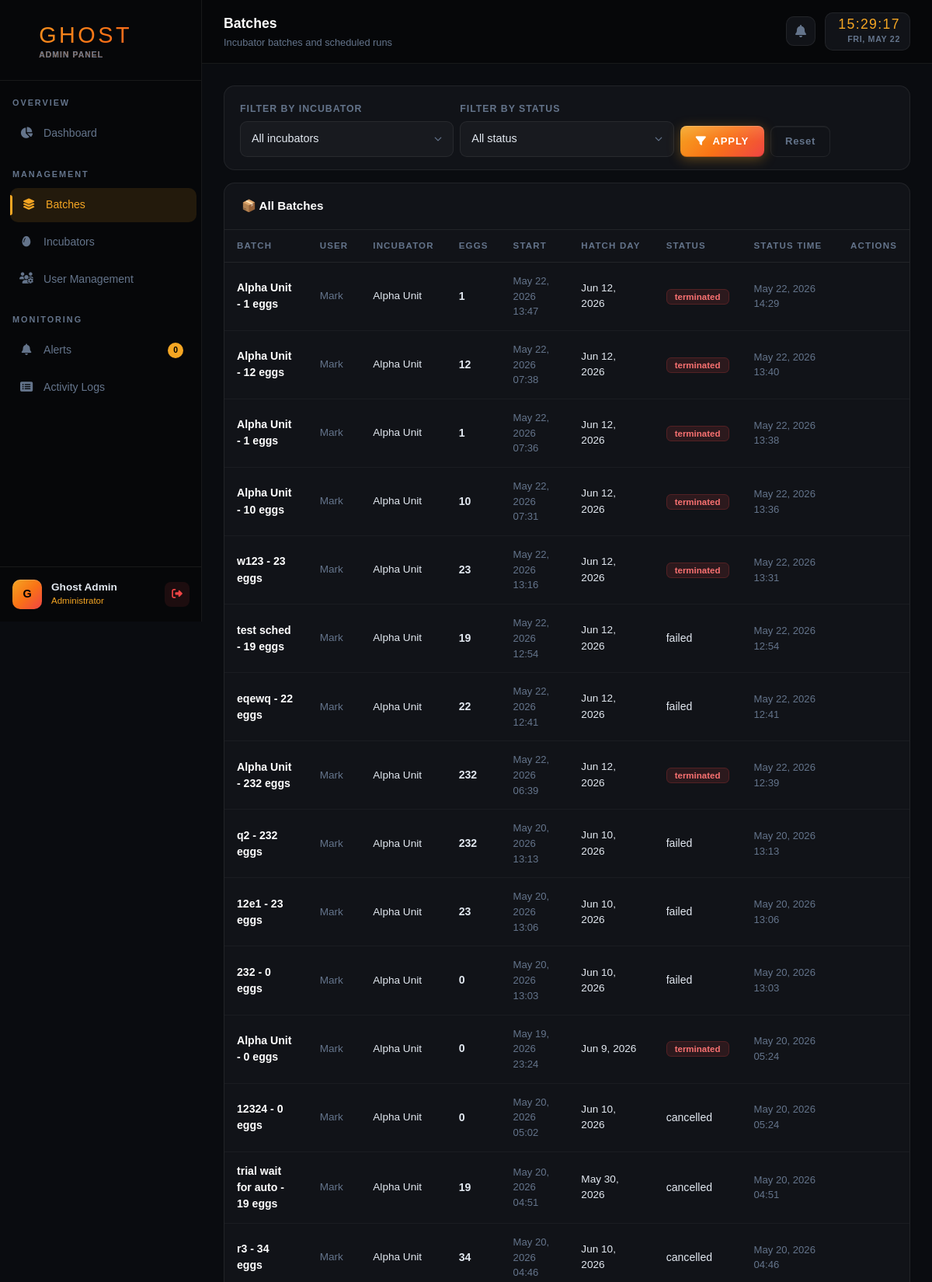
/admin/batches.php (signed in, upper part), run on the app's committed database.
### tables this page shows
CREATE TABLE `batches` (
  `id` int(11) NOT NULL,
  `incubator_id` int(11) NOT NULL,
  `user_id` int(11) NOT NULL,
  `batch_name` varchar(100) NOT NULL,
  `egg_type` varchar(100) DEFAULT 'Chicken',
  `egg_count` int(11) DEFAULT 0,
  `start_date` date NOT NULL,
  `expected_hatch_date` date NOT NULL,
  `status` enum('scheduled','incubating','completed','terminated','hatched','failed','cancelled') DEFAULT 'incubating',
  `notes` text DEFAULT NULL,
  `created_at` timestamp NOT NULL DEFAULT current_timestamp(),
  `completed_at` datetime DEFAULT NULL,
  `terminated_at` datetime DEFAULT NULL,
  `waiting_for_device_until` timestamp NULL DEFAULT NULL
);

### includes/config.php (called while the page is built, shortened)
<?php
function getDB() {
    static $pdo = null;
    if ($pdo === null) {
        try {
            $pdo = new PDO(
                "mysql:host=" . DB_HOST . ";dbname=" . DB_NAME . ";charset=utf8",
                DB_USER,
                DB_PASS,
                array(
                    PDO::ATTR_ERRMODE            => PDO::ERRMODE_EXCEPTION,
                    PDO::ATTR_DEFAULT_FETCH_MODE => PDO::FETCH_ASSOC,
                    PDO::ATTR_EMULATE_PREPARES   => false
                )
            );
            $pdo->exec("SET time_zone = '+08:00'");
        } catch (PDOException $e) {
            die(json_encode(array('success' => false, 'message' => 'Database connection failed: ' . $e->getMessage())));
        }
    }
    return $pdo;
}
function getCurrentAdmin() {
    $pdo  = getDB();
    $stmt = $pdo->prepare("SELECT * FROM admins WHERE id = ?");
    $stmt->execute(array($_SESSION['admin_id']));
    return $stmt->fetch();
}

### admin/batches.php (the view, shortened to what this page needs)
<?php
require_once '../includes/config.php';
$pageTitle = 'Batches';
$pageSubtitle = 'Incubator batches and scheduled runs';
$activePage = 'batches';
require_once 'header.php';
$batches = $pdo->query(
  "SELECT b.*, COALESCE(i.incubator_name, i.name, CONCAT('Incubator #', b.incubator_id)) as incubator_name,
          COALESCE(u.full_name, CONCAT('User #', b.user_id)) as user_name,
          hs.device_status,
          hs.last_seen
   FROM batches b
   LEFT JOIN incubators i ON b.incubator_id=i.id
   LEFT JOIN users u ON b.user_id=u.id
   LEFT JOIN hardware_state hs ON hs.incubator_id = b.incubator_id
   ORDER BY b.created_at DESC"
)->fetchAll();
function formatBatchDateTime(?string $date, ?string $time = null, ?string $notes = null): string {
  $scheduledStart = null;
  if (!empty($notes) && preg_match('/SCHEDULED_START:\s*(\d{4}-\d{2}-\d{2}\s+\d{2}:\d{2}:\d{2})/', $notes, $matches)) {
    $scheduledStart = $matches[1];
  }
  $value = $scheduledStart ?: trim((string)$date . ' ' . trim((string)($time ?? '00:00:00')));
  $timestamp = strtotime($value);
  return date('F j, Y H:i', $timestamp);
}
function displayBatchEggCount(array $batch): string {
  $eggCount = isset($batch['egg_count']) ? (int)$batch['egg_count'] : 0;
  if ($eggCount <= 0 && !empty($batch['batch_name']) && preg_match('/(\d+)\s*eggs/i', $batch['batch_name'], $matches)) {
    $eggCount = (int)$matches[1];
  }
  return (string)$eggCount;
}
function extractBatchStartTimestamp($b) {
  if (!empty($b['notes']) && preg_match('/SCHEDULED_START:\s*(\d{4}-\d{2}-\d{2}\s+\d{2}:\d{2}:\d{2})/', $b['notes'], $m)) {
    $ts = strtotime($m[1]);
    if ($ts !== false) return $ts;
  }
  return null;
}
function batchStatusTimeLabel(array $batch): string {
  $status = isset($batch['status']) ? strtolower(trim((string)$batch['status'])) : '';
  if (in_array($status, ['terminated', 'cancelled', 'failed'], true)) {
    if (!empty($batch['terminated_at'])) {
      return date('F j, Y H:i', strtotime($batch['terminated_at']));
    }
    if (!empty($batch['notes'])) {
      $scheduled = extractBatchStartTimestamp($batch);
      if ($scheduled) {
        return date('F j, Y H:i', $scheduled);
      }
    }
  }
  return '—';
}
?>
<div class="ghost-panel mb-3">
  <div class="ghost-panel-body" style="padding:16px 20px;">
    <div class="row g-2 align-items-end">
      <div class="col-md-4">
        <label class="form-label-ghost">Filter By Incubator</label>
        <select class="form-select-ghost" id="batchIncubatorFilter">
          <option value="">All incubators</option>
        </select>
      </div>
      <div class="col-md-4">
        <label class="form-label-ghost">Filter By Status</label>
        <select class="form-select-ghost" id="batchStatusFilter">
          <option value="">All status</option>
        </select>
      </div>
      <div class="col-md-4 d-flex gap-2">
        <button class="btn-ghost" type="button" onclick="applyBatchFilters()"><i class="fas fa-filter me-2"></i>Apply</button>
        <button class="btn-outline-ghost" type="button" onclick="clearBatchFilters()">Reset</button>
      </div>
    </div>
  </div>
</div>
<div class="ghost-panel">
  <div class="ghost-panel-header"><span class="ghost-panel-title">📦 All Batches</span></div>
  <div class="ghost-panel-body p-0">
    <table class="ghost-table">
      <thead><tr><th>Batch</th><th>User</th><th>Incubator</th><th>Eggs</th><th>Start</th><th>Hatch Day</th><th>Status</th><th>Status Time</th><th>Actions</th></tr></thead>
      <tbody>
      <?php foreach($batches as $b):
        $startTime = formatBatchDateTime($b['start_date'] ?? null, null, $b['notes'] ?? null);
        $statusTimeDisplay = batchStatusTimeLabel($b);
      ?>
        <tr data-incubator-id="<?= (int)$b['incubator_id'] ?>" data-status="<?= htmlspecialchars((string)$b['status']) ?>">
          <td><div style="font-weight:600;color:white;"><?= htmlspecialchars($b['batch_name']) ?></div></td>
          <td style="font-size:.85rem;color:var(--ghost-muted);"><?= htmlspecialchars($b['user_name']) ?></td>
          <td style="font-size:.85rem;"><?= htmlspecialchars($b['incubator_name']) ?></td>
          <td style="font-weight:600;"><?= htmlspecialchars(displayBatchEggCount($b)) ?></td>
          <td style="font-size:.82rem;color:var(--ghost-muted);"><?= htmlspecialchars($startTime) ?></td>
          <td><div style="font-size:.85rem;"><?= date('M j, Y',strtotime($b['expected_hatch_date'])) ?></div></td>
          <td>
            <?php
              $waitingForDevice = !empty($b['waiting_for_device_until']) && strtotime($b['waiting_for_device_until']) > time();
              if ($waitingForDevice):
            ?>
              <span class="badge-running">waiting_for_device</span>
            <?php else: ?>
              <span class="badge-<?= $b['status'] ?>"><?= $b['status'] ?></span>
            <?php endif; ?>
          </td>
          <td style="font-size:.82rem;color:var(--ghost-muted);">
            <?= htmlspecialchars($statusTimeDisplay) ?>
          </td>
          <td></td>
        </tr>
      <?php endforeach; ?>
      </tbody>
    </table>
  </div>
</div>
<?php require_once 'footer.php'; ?>

### admin/header.php (shortened to what this page needs)
<?php require_once '../includes/config.php'; requireAdmin(); $admin = getCurrentAdmin(); ?>
<!DOCTYPE html>
<html lang="en">
<head>
<link href="../assets/vendor/bootstrap/bootstrap.min.css" rel="stylesheet">
<link href="../assets/vendor/fontawesome/all.min.css" rel="stylesheet">
</head>
<body>
<nav id="sidebar">
  <div class="sidebar-inner">
  <div class="sidebar-brand">
    <i class="fas fa-egg" style="font-size:1.4rem;opacity:0.8;"></i>
    <div>
      GHOST
      <span class="sidebar-brand-sub">Admin Panel</span>
    </div>
  </div>
  <div class="sidebar-section">Overview</div>
  <div class="nav-item"><a href="dashboard.php" class="nav-link-ghost <?= ($activePage??'')=='dashboard'?'active':'' ?>"><span class="nav-icon"><i class="fas fa-chart-pie"></i></span> Dashboard</a></div>
  <div class="sidebar-section">Management</div>
  <div class="nav-item"><a href="batches.php" class="nav-link-ghost <?= in_array(($activePage??''), ['batches','schedules'], true)?'active':'' ?>"><span class="nav-icon"><i class="fas fa-layer-group"></i></span> Batches</a></div>
  <div class="nav-item"><a href="incubators.php" class="nav-link-ghost <?= ($activePage??'')=='incubators'?'active':'' ?>"><span class="nav-icon"><i class="fas fa-egg"></i></span> Incubators</a></div>
  <div class="nav-item"><a href="users.php" class="nav-link-ghost <?= in_array(($activePage??''), ['users','temperature'], true)?'active':'' ?>"><span class="nav-icon"><i class="fas fa-users-cog"></i></span> User Management</a></div>
  <div class="sidebar-section">Monitoring</div>
  <div class="nav-item"><a href="alerts.php" class="nav-link-ghost <?= ($activePage??'')=='alerts'?'active':'' ?>"><span class="nav-icon"><i class="fas fa-bell"></i></span> Alerts <span class="badge-count" id="alertCount">0</span></a></div>
  <div class="nav-item"><a href="logs.php" class="nav-link-ghost <?= ($activePage??'')=='logs'?'active':'' ?>"><span class="nav-icon"><i class="fas fa-list-alt"></i></span> Activity Logs</a></div>
  <div class="sidebar-user">
    <div class="user-avatar"><?= strtoupper(substr($admin['full_name'],0,1)) ?></div>
    <div><div class="user-name"><?= htmlspecialchars($admin['full_name']) ?></div><div class="user-role">Administrator</div></div>
    <button onclick="document.getElementById('logoutModal').style.display='flex'" class="logout-btn" title="Logout" style="border:none;"><i class="fas fa-sign-out-alt" style="font-size:0.85rem;"></i></button>
  </div>
  </div>
</nav>
<div id="main">
  <div class="topbar">
    <div>
      <div class="topbar-title"><?= $pageTitle ?? 'Dashboard' ?></div>
      <div class="topbar-sub"><?= $pageSubtitle ?? 'GHOST Incubator System' ?></div>
    </div>
    <div class="topbar-right">
      <div class="alert-bell" onclick="window.location.href='alerts.php'"><i class="fas fa-bell"></i><span class="bell-dot" id="bellDot" style="display:none"></span></div>
      <div class="topbar-clock">
        <div class="clock-time" id="clockTime">--:--:--</div>
        <div class="clock-date" id="clockDate">--- -- ----</div>
      </div>
    </div>
  </div>
  <div class="page-content">

### admin/footer.php (style rules this page uses)
.btn-ghost,.btn-edit-ghost,.btn-danger-ghost { position:relative;overflow:hidden; }

### data on the page
batches: batch_name "Alpha Unit - 1 eggs", user_name "Mark", incubator_name "Alpha Unit", b "1", startTime "May 22, 2026 13:47", expected_hatch_date "Jun 12, 2026", status "terminated", terminated_at "May 22, 2026 14:29"
batches: batch_name "Alpha Unit - 12 eggs", user_name "Mark", incubator_name "Alpha Unit", b "12", startTime "May 22, 2026 07:38", expected_hatch_date "Jun 12, 2026", status "terminated", terminated_at "May 22, 2026 13:40"
batches: batch_name "Alpha Unit - 1 eggs", user_name "Mark", incubator_name "Alpha Unit", b "1", startTime "May 22, 2026 07:36", expected_hatch_date "Jun 12, 2026", status "terminated", terminated_at "May 22, 2026 13:38"
batches: batch_name "Alpha Unit - 10 eggs", user_name "Mark", incubator_name "Alpha Unit", b "10", startTime "May 22, 2026 07:31", expected_hatch_date "Jun 12, 2026", status "terminated", terminated_at "May 22, 2026 13:36"
batches: batch_name "w123 - 23 eggs", user_name "Mark", incubator_name "Alpha Unit", b "23", startTime "May 22, 2026 13:16", expected_hatch_date "Jun 12, 2026", status "terminated", terminated_at "May 22, 2026 13:31"
batches: batch_name "test sched - 19 eggs", user_name "Mark", incubator_name "Alpha Unit", egg_count "19", startTime "May 22, 2026 12:54", expected_hatch_date "Jun 12, 2026", status "failed", statusTimeDisplay "May 22, 2026 12:54"
batches: batch_name "eqewq - 22 eggs", user_name "Mark", incubator_name "Alpha Unit", egg_count "22", startTime "May 22, 2026 12:41", expected_hatch_date "Jun 12, 2026", status "failed", statusTimeDisplay "May 22, 2026 12:41"
batches: batch_name "Alpha Unit - 232 eggs", user_name "Mark", incubator_name "Alpha Unit", b "232", startTime "May 22, 2026 06:39", expected_hatch_date "Jun 12, 2026", status "terminated", terminated_at "May 22, 2026 12:39"
batches: batch_name "q2 - 232 eggs", user_name "Mark", incubator_name "Alpha Unit", egg_count "232", startTime "May 20, 2026 13:13", expected_hatch_date "Jun 10, 2026", status "failed", statusTimeDisplay "May 20, 2026 13:13"
batches: batch_name "12e1 - 23 eggs", user_name "Mark", incubator_name "Alpha Unit", egg_count "23", startTime "May 20, 2026 13:06", expected_hatch_date "Jun 10, 2026", status "failed", statusTimeDisplay "May 20, 2026 13:06"
batches: batch_name "232 - 0 eggs", user_name "Mark", incubator_name "Alpha Unit", b "0", startTime "May 20, 2026 13:03", expected_hatch_date "Jun 10, 2026", status "failed", statusTimeDisplay "May 20, 2026 13:03"
batches: batch_name "Alpha Unit - 0 eggs", user_name "Mark", incubator_name "Alpha Unit", b "0", startTime "May 19, 2026 23:24", expected_hatch_date "Jun 9, 2026", status "terminated", terminated_at "May 20, 2026 05:24"
batches: batch_name "12324 - 0 eggs", user_name "Mark", incubator_name "Alpha Unit", b "0", startTime "May 20, 2026 05:02", expected_hatch_date "Jun 10, 2026", status "cancelled", terminated_at "May 20, 2026 05:24"
batches: batch_name "trial wait for auto - 19 eggs", user_name "Mark", incubator_name "Alpha Unit", egg_count "19", startTime "May 20, 2026 04:51", expected_hatch_date "May 30, 2026", status "cancelled", statusTimeDisplay "May 20, 2026 04:51"
batches: batch_name "r3 - 34 eggs", user_name "Mark", incubator_name "Alpha Unit", egg_count "34", startTime "May 20, 2026 04:46", expected_hatch_date "Jun 10, 2026", status "cancelled", statusTimeDisplay "May 20, 2026 04:46"

### other printed values
substr($admin['full_name'],0,1) "G"
$admin['full_name'] "Ghost Admin"
$pageTitle "Batches"
$pageSubtitle "Incubator batches and scheduled runs"
